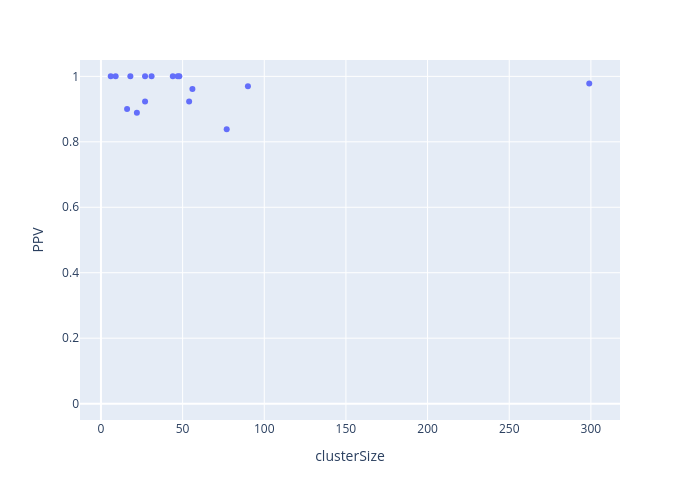

Write notebook code for a chart like this one.
### Code cell
ns.pl.scatter_w_clusterSize(results, "PPV", save = True, output_folder = output_folder, outputfilename_prefix = outputfilename_prefix)

### Figure 1 — Plotly figure (JSON) as saved in the notebook; plotly's stock layout.template omitted (floating-point values rounded to 4 significant figures)
{"data": [{"hovertemplate": "<b>%{hovertext}</b><br><br>clusterSize=%{x}<br>PPV=%{y}<extra></extra>", "hovertext": ["e1_e299_SLC17A7_L5b_Cdh13", "g1_g48_GLI3_Astro_Gja1", "g2_g27_APBB1IP_Micro_Ctss", "g3_g18_GPNMB_OPC_Pdgfra", "g4_g9_MOG_Oligo_Opalin", "i10_i16_TSPAN12_Vip_Mybpc1", "i11_i6_EGF_Vip_Mybpc1", "i1_i90_COL5A2_Ndnf_Car4", "i2_i77_LHX6_Sst_Cbln4", "i3_i56_BAGE2_Ndnf_Cxcl14", "i4_i54_MC4R_Ndnf_Cxcl14", "i5_i47_TRPC3_Ndnf_Car4", "i6_i44_GPR149_Vip_Mybpc1", "i7_i31_CLMP_Ndnf_Cxcl14", "i8_i27_SNCG_Vip_Mybpc1", "i9_i22_TAC3_Vip_Mybpc1"], "legendgroup": "", "marker": {"color": "#636efa", "symbol": "circle"}, "mode": "markers", "name": "", "orientation": "v", "showlegend": false, "type": "scatter", "x": [299, 48, 27, 18, 9, 16, 6, 90, 77, 56, 54, 47, 44, 31, 27, 22], "xaxis": "x", "y": [0.978, 1, 1, 1, 1, 0.9, 1, 0.9701, 0.8382, 0.9615, 0.9231, 1, 1, 1, 0.9231, 0.8889], "yaxis": "y"}], "layout": {"height": 500, "legend": {"tracegroupgap": 0}, "margin": {"t": 60}, "width": 700, "xaxis": {"anchor": "y", "domain": [0, 1], "title": {"text": "clusterSize"}}, "yaxis": {"anchor": "x", "domain": [0, 1], "range": [-0.05, 1.05], "title": {"text": "PPV"}}}}
